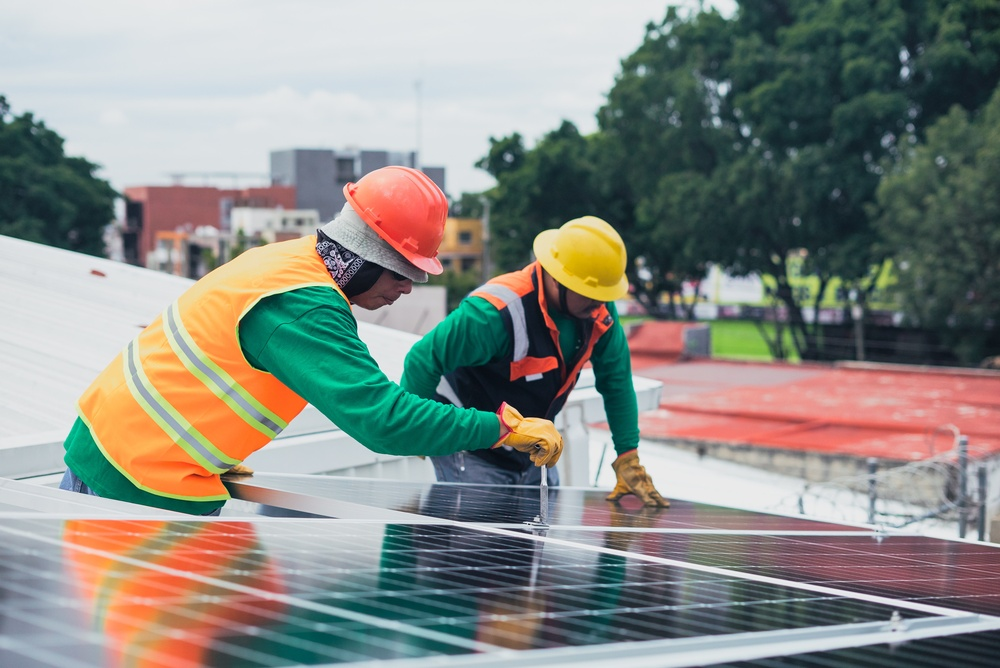
#> input picture images/image.jpg, 1000 x 668 px, shrunk from 4240 x 2832 before the run, found by its file name
$ python image_gray_scale.py
#> lines starting #> are read from the running program, lines starting #| are printed output that depends on the picture
import cv2

image  = cv2.imread('images/image.jpg')
#> image is the input picture: shape (668, 1000, 3); mean B, G, R 133, 139.1, 137.4

imgGray = cv2.cvtColor(image, cv2.COLOR_BGR2GRAY)
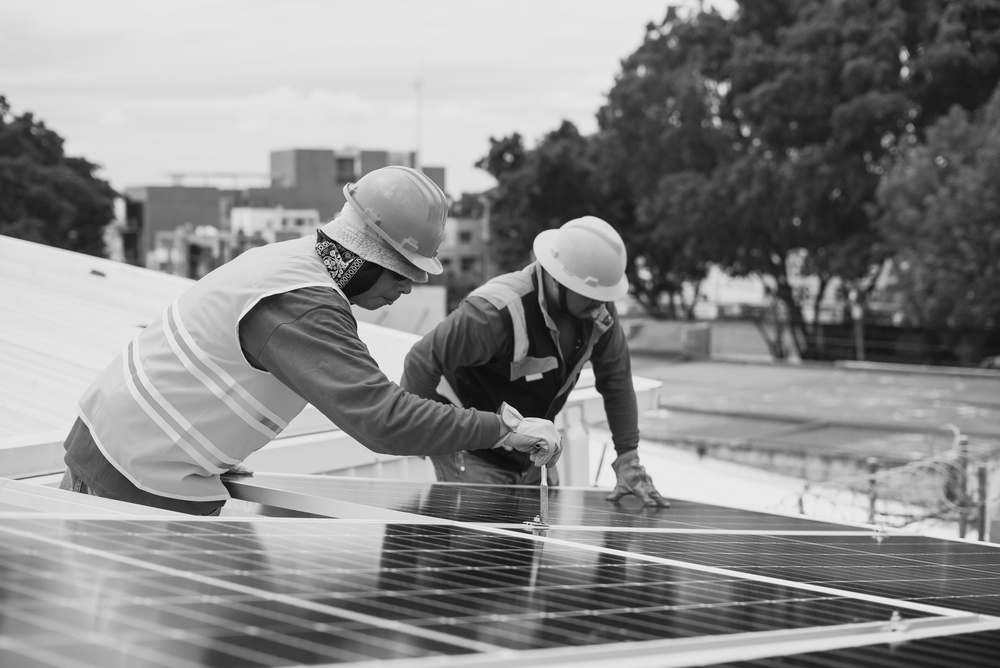
#> imgGray: shape (668, 1000); min 1, max 244, mean 137.9

imgOriginal = cv2.imread('images/image.jpg')

# if imgGray is None or imgOriginal is None:
#     print('Error: Could not read the image')
# else:
cv2.imshow('Gray Scale', imgGray)
cv2.imshow('Original', imgOriginal)
cv2.waitKey(0)
cv2.destroyAllWindows()

$ run again, with images/cards.jpg copied over images/image.jpg
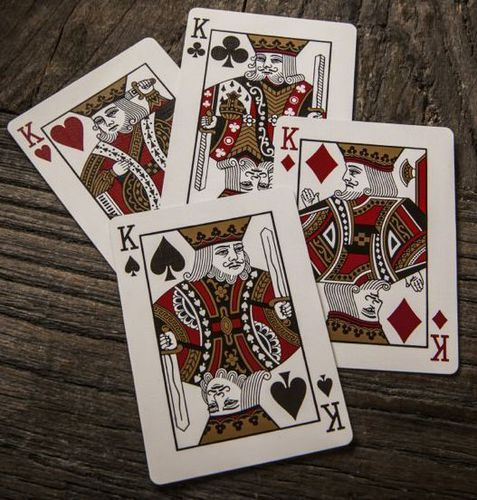
#> input picture images/cards.jpg, 477 x 500 px, found by its file name
#> image is the input picture: shape (500, 477, 3); mean B, G, R 88.1, 96.6, 109.6
#> `imgGray = cv2.cvtColor(image, cv2.COLOR_BGR2GRAY)`:
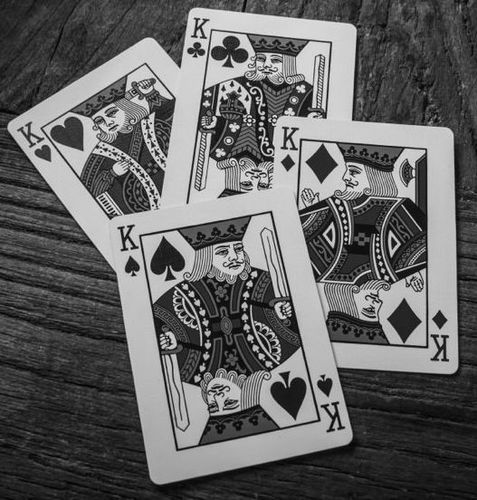
#> imgGray: shape (500, 477); min 1, max 251, mean 99.5
